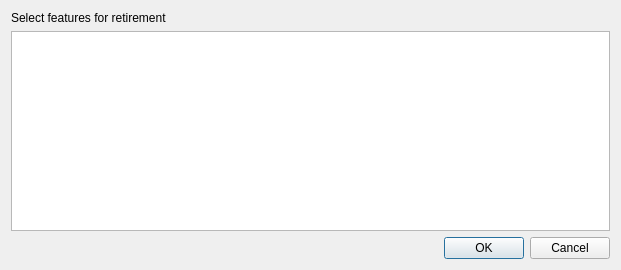
<?xml version="1.0" encoding="UTF-8"?>
<ui version="4.0">
 <class>DelAddressDialog</class>
 <widget class="QDialog" name="DelAddressDialog">
  <property name="geometry">
   <rect>
    <x>0</x>
    <y>0</y>
    <width>621</width>
    <height>270</height>
   </rect>
  </property>
  <property name="windowTitle">
   <string>Select features to retire</string>
  </property>
  <layout class="QVBoxLayout" name="verticalLayout_2">
   <item>
    <widget class="QLabel" name="label_2">
     <property name="text">
      <string>Select features for retirement</string>
     </property>
    </widget>
   </item>
   <item>
    <widget class="DictionaryListView" name="uSadListView"/>
   </item>
   <item>
    <widget class="QDialogButtonBox" name="buttonBox">
     <property name="orientation">
      <enum>Qt::Horizontal</enum>
     </property>
     <property name="standardButtons">
      <set>QDialogButtonBox::Cancel|QDialogButtonBox::Ok</set>
     </property>
    </widget>
   </item>
  </layout>
 </widget>
 <customwidgets>
  <customwidget>
   <class>DictionaryListView</class>
   <extends>QTableView</extends>
   <header>AimsUI.AimsClient.Gui.DictionaryList</header>
  </customwidget>
 </customwidgets>
 <resources/>
 <connections>
  <connection>
   <sender>buttonBox</sender>
   <signal>accepted()</signal>
   <receiver>DelAddressDialog</receiver>
   <slot>accept()</slot>
   <hints>
    <hint type="sourcelabel">
     <x>248</x>
     <y>254</y>
    </hint>
    <hint type="destinationlabel">
     <x>157</x>
     <y>274</y>
    </hint>
   </hints>
  </connection>
  <connection>
   <sender>buttonBox</sender>
   <signal>rejected()</signal>
   <receiver>DelAddressDialog</receiver>
   <slot>reject()</slot>
   <hints>
    <hint type="sourcelabel">
     <x>316</x>
     <y>260</y>
    </hint>
    <hint type="destinationlabel">
     <x>286</x>
     <y>274</y>
    </hint>
   </hints>
  </connection>
 </connections>
</ui>
